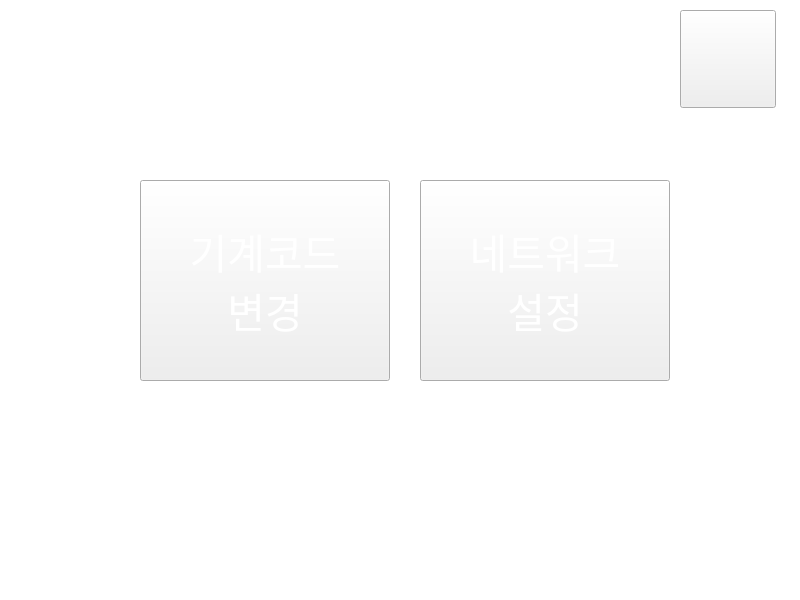
   <widget class="QGroupBox" name="grp_setting_menu">
    <property name="geometry">
     <rect>
      <x>0</x>
      <y>0</y>
      <width>800</width>
      <height>600</height>
     </rect>
    </property>
    <property name="title">
     <string>f</string>
    </property>
    <widget class="QLabel" name="l_bg_3">
     <property name="geometry">
      <rect>
       <x>0</x>
       <y>0</y>
       <width>800</width>
       <height>600</height>
      </rect>
     </property>
     <property name="styleSheet">
      <string notr="true"> background-color: white;</string>
     </property>
     <property name="text">
      <string/>
     </property>
    </widget>
    <widget class="QPushButton" name="b_set_mc_code">
     <property name="geometry">
      <rect>
       <x>140</x>
       <y>180</y>
       <width>250</width>
       <height>201</height>
      </rect>
     </property>
     <property name="palette">
      <palette>
       <active>
        <colorrole role="WindowText">
         <brush brushstyle="SolidPattern">
          <color alpha="255">
           <red>255</red>
           <green>255</green>
           <blue>255</blue>
          </color>
         </brush>
        </colorrole>
        <colorrole role="Text">
         <brush brushstyle="SolidPattern">
          <color alpha="255">
           <red>255</red>
           <green>255</green>
           <blue>255</blue>
          </color>
         </brush>
        </colorrole>
        <colorrole role="ButtonText">
         <brush brushstyle="SolidPattern">
          <color alpha="255">
           <red>255</red>
           <green>255</green>
           <blue>255</blue>
          </color>
         </brush>
        </colorrole>
       </active>
       <inactive>
        <colorrole role="WindowText">
         <brush brushstyle="SolidPattern">
          <color alpha="255">
           <red>255</red>
           <green>255</green>
           <blue>255</blue>
          </color>
         </brush>
        </colorrole>
        <colorrole role="Text">
         <brush brushstyle="SolidPattern">
          <color alpha="255">
           <red>255</red>
           <green>255</green>
           <blue>255</blue>
          </color>
         </brush>
        </colorrole>
        <colorrole role="ButtonText">
         <brush brushstyle="SolidPattern">
          <color alpha="255">
           <red>255</red>
           <green>255</green>
           <blue>255</blue>
          </color>
         </brush>
        </colorrole>
       </inactive>
       <disabled>
        <colorrole role="WindowText">
         <brush brushstyle="SolidPattern">
          <color alpha="255">
           <red>159</red>
           <green>158</green>
           <blue>158</blue>
          </color>
         </brush>
        </colorrole>
        <colorrole role="Text">
         <brush brushstyle="SolidPattern">
          <color alpha="255">
           <red>159</red>
           <green>158</green>
           <blue>158</blue>
          </color>
         </brush>
        </colorrole>
        <colorrole role="ButtonText">
         <brush brushstyle="SolidPattern">
          <color alpha="255">
           <red>159</red>
           <green>158</green>
           <blue>158</blue>
          </color>
         </brush>
        </colorrole>
       </disabled>
      </palette>
     </property>
     <property name="font">
      <font>
       <family>sunfont</family>
       <pointsize>31</pointsize>
      </font>
     </property>
     <property name="focusPolicy">
      <enum>Qt::NoFocus</enum>
     </property>
     <property name="styleSheet">
      <string notr="true">background-image:url(&quot;:/img/img4.png&quot;);</string>
     </property>
     <property name="text">
      <string>기계코드
변경</string>
     </property>
    </widget>
    <widget class="QPushButton" name="b_set_network">
     <property name="geometry">
      <rect>
       <x>420</x>
       <y>180</y>
       <width>250</width>
       <height>201</height>
      </rect>
     </property>
     <property name="palette">
      <palette>
       <active>
        <colorrole role="WindowText">
         <brush brushstyle="SolidPattern">
          <color alpha="255">
           <red>255</red>
           <green>255</green>
           <blue>255</blue>
          </color>
         </brush>
        </colorrole>
        <colorrole role="Text">
         <brush brushstyle="SolidPattern">
          <color alpha="255">
           <red>255</red>
           <green>255</green>
           <blue>255</blue>
          </color>
         </brush>
        </colorrole>
        <colorrole role="ButtonText">
         <brush brushstyle="SolidPattern">
          <color alpha="255">
           <red>255</red>
           <green>255</green>
           <blue>255</blue>
          </color>
         </brush>
        </colorrole>
       </active>
       <inactive>
        <colorrole role="WindowText">
         <brush brushstyle="SolidPattern">
          <color alpha="255">
           <red>255</red>
           <green>255</green>
           <blue>255</blue>
          </color>
         </brush>
        </colorrole>
        <colorrole role="Text">
         <brush brushstyle="SolidPattern">
          <color alpha="255">
           <red>255</red>
           <green>255</green>
           <blue>255</blue>
          </color>
         </brush>
        </colorrole>
        <colorrole role="ButtonText">
         <brush brushstyle="SolidPattern">
          <color alpha="255">
           <red>255</red>
           <green>255</green>
           <blue>255</blue>
          </color>
         </brush>
        </colorrole>
       </inactive>
       <disabled>
        <colorrole role="WindowText">
         <brush brushstyle="SolidPattern">
          <color alpha="255">
           <red>159</red>
           <green>158</green>
           <blue>158</blue>
          </color>
         </brush>
        </colorrole>
        <colorrole role="Text">
         <brush brushstyle="SolidPattern">
          <color alpha="255">
           <red>159</red>
           <green>158</green>
           <blue>158</blue>
          </color>
         </brush>
        </colorrole>
        <colorrole role="ButtonText">
         <brush brushstyle="SolidPattern">
          <color alpha="255">
           <red>159</red>
           <green>158</green>
           <blue>158</blue>
          </color>
         </brush>
        </colorrole>
       </disabled>
      </palette>
     </property>
     <property name="font">
      <font>
       <family>sunfont</family>
       <pointsize>31</pointsize>
      </font>
     </property>
     <property name="focusPolicy">
      <enum>Qt::NoFocus</enum>
     </property>
     <property name="styleSheet">
      <string notr="true">background-image:url(&quot;:/img/img3.png&quot;);</string>
     </property>
     <property name="text">
      <string>네트워크
설정</string>
     </property>
    </widget>
    <widget class="QPushButton" name="b_home_4">
     <property name="geometry">
      <rect>
       <x>680</x>
       <y>10</y>
       <width>96</width>
       <height>98</height>
      </rect>
     </property>
     <property name="palette">
      <palette>
       <active>
        <colorrole role="WindowText">
         <brush brushstyle="SolidPattern">
          <color alpha="255">
           <red>255</red>
           <green>255</green>
           <blue>255</blue>
          </color>
         </brush>
        </colorrole>
        <colorrole role="Text">
         <brush brushstyle="SolidPattern">
          <color alpha="255">
           <red>255</red>
           <green>255</green>
           <blue>255</blue>
          </color>
         </brush>
        </colorrole>
        <colorrole role="ButtonText">
         <brush brushstyle="SolidPattern">
          <color alpha="255">
           <red>255</red>
           <green>255</green>
           <blue>255</blue>
          </color>
         </brush>
        </colorrole>
       </active>
       <inactive>
        <colorrole role="WindowText">
         <brush brushstyle="SolidPattern">
          <color alpha="255">
           <red>255</red>
           <green>255</green>
           <blue>255</blue>
          </color>
         </brush>
        </colorrole>
        <colorrole role="Text">
         <brush brushstyle="SolidPattern">
          <color alpha="255">
           <red>255</red>
           <green>255</green>
           <blue>255</blue>
          </color>
         </brush>
        </colorrole>
        <colorrole role="ButtonText">
         <brush brushstyle="SolidPattern">
          <color alpha="255">
           <red>255</red>
           <green>255</green>
           <blue>255</blue>
          </color>
         </brush>
        </colorrole>
       </inactive>
       <disabled>
        <colorrole role="WindowText">
         <brush brushstyle="SolidPattern">
          <color alpha="255">
           <red>159</red>
           <green>158</green>
           <blue>158</blue>
          </color>
         </brush>
        </colorrole>
        <colorrole role="Text">
         <brush brushstyle="SolidPattern">
          <color alpha="255">
           <red>159</red>
           <green>158</green>
           <blue>158</blue>
          </color>
         </brush>
        </colorrole>
        <colorrole role="ButtonText">
         <brush brushstyle="SolidPattern">
          <color alpha="255">
           <red>159</red>
           <green>158</green>
           <blue>158</blue>
          </color>
         </brush>
        </colorrole>
       </disabled>
      </palette>
     </property>
     <property name="font">
      <font>
       <family>sunfont</family>
       <pointsize>31</pointsize>
      </font>
     </property>
     <property name="focusPolicy">
      <enum>Qt::NoFocus</enum>
     </property>
     <property name="styleSheet">
      <string notr="true">background-image:url(&quot;:/img/tuning/home.png&quot;);</string>
     </property>
     <property name="text">
      <string/>
     </property>
    </widget>
    <widget class="QPushButton" name="b_para_set">
     <property name="geometry">
      <rect>
       <x>520</x>
       <y>220</y>
       <width>250</width>
       <height>201</height>
      </rect>
     </property>
     <property name="palette">
      <palette>
       <active>
        <colorrole role="WindowText">
         <brush brushstyle="SolidPattern">
          <color alpha="255">
           <red>255</red>
           <green>255</green>
           <blue>255</blue>
          </color>
         </brush>
        </colorrole>
        <colorrole role="Text">
         <brush brushstyle="SolidPattern">
          <color alpha="255">
           <red>255</red>
           <green>255</green>
           <blue>255</blue>
          </color>
         </brush>
        </colorrole>
        <colorrole role="ButtonText">
         <brush brushstyle="SolidPattern">
          <color alpha="255">
           <red>255</red>
           <green>255</green>
           <blue>255</blue>
          </color>
         </brush>
        </colorrole>
       </active>
       <inactive>
        <colorrole role="WindowText">
         <brush brushstyle="SolidPattern">
          <color alpha="255">
           <red>255</red>
           <green>255</green>
           <blue>255</blue>
          </color>
         </brush>
        </colorrole>
        <colorrole role="Text">
         <brush brushstyle="SolidPattern">
          <color alpha="255">
           <red>255</red>
           <green>255</green>
           <blue>255</blue>
          </color>
         </brush>
        </colorrole>
        <colorrole role="ButtonText">
         <brush brushstyle="SolidPattern">
          <color alpha="255">
           <red>255</red>
           <green>255</green>
           <blue>255</blue>
          </color>
         </brush>
        </colorrole>
       </inactive>
       <disabled>
        <colorrole role="WindowText">
         <brush brushstyle="SolidPattern">
          <color alpha="255">
           <red>159</red>
           <green>158</green>
           <blue>158</blue>
          </color>
         </brush>
        </colorrole>
        <colorrole role="Text">
         <brush brushstyle="SolidPattern">
          <color alpha="255">
           <red>159</red>
           <green>158</green>
           <blue>158</blue>
          </color>
         </brush>
        </colorrole>
        <colorrole role="ButtonText">
         <brush brushstyle="SolidPattern">
          <color alpha="255">
           <red>159</red>
           <green>158</green>
           <blue>158</blue>
          </color>
         </brush>
        </colorrole>
       </disabled>
      </palette>
     </property>
     <property name="font">
      <font>
       <family>sunfont</family>
       <pointsize>31</pointsize>
      </font>
     </property>
     <property name="focusPolicy">
      <enum>Qt::NoFocus</enum>
     </property>
     <property name="styleSheet">
      <string notr="true">background-image:url(&quot;:/img/img1.png&quot;);</string>
     </property>
     <property name="text">
      <string>목표수량
설정</string>
     </property>
    </widget>
    <zorder>b_para_set</zorder>
    <zorder>l_bg_3</zorder>
    <zorder>b_set_mc_code</zorder>
    <zorder>b_set_network</zorder>
    <zorder>b_home_4</zorder>
   </widget>
